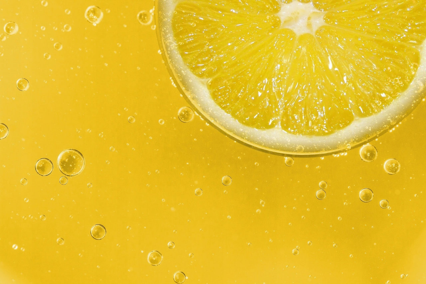
#> input picture img/re2.png, 426 x 284 px, found by its file name
$ python simple-watermark.py
#> lines starting #> are read from the running program, lines starting #| are printed output that depends on the picture; pictures that were not available may be replaced by others from this repository, and a replacement may not be noted
from PIL import Image

filename = 're2.png'
watermark = Image.open(filename, 'r')
#> watermark is the input picture: PIL image 426x284 RGBA; mean R, G, B, A 230.6, 191.1, 39.5, 255
filename1 = 'tinne-7.jpeg'
bg = Image.open(filename1, 'r')
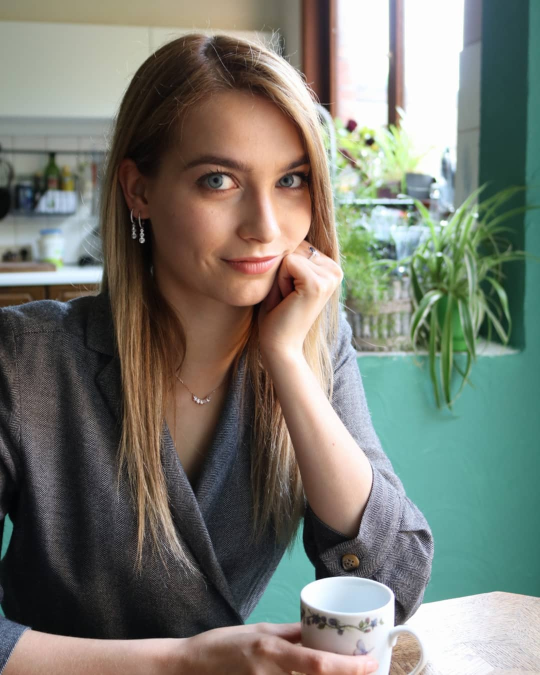
#> input picture img/tinne-7.png, 1080 x 1350 px, given in place of tinne-7.jpeg, which was not available (shown at 1/2 size)
#> bg is the input picture: PIL image 1080x1350 RGBA; mean R, G, B, A 120, 122.2, 112.6, 255
width, height = bg.size
#> width = 1080; height = 1350
k = 0.25
newsize = (int(k*width), int(k*height))
#> newsize = (270, 337)
watermark = watermark.resize(newsize)
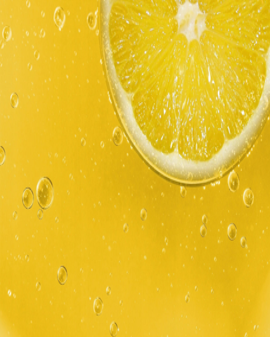
#> watermark: PIL image 270x337 RGBA; mean R, G, B, A 230.6, 191.1, 39.5, 255
text_img = Image.new('RGBA', (width, height), (0, 0, 0, 0))
#> text_img: PIL image 1080x1350 RGBA; every value is 0
text_img.paste(bg, (0,0))
text_img.paste(watermark, (0,0), mask=watermark)
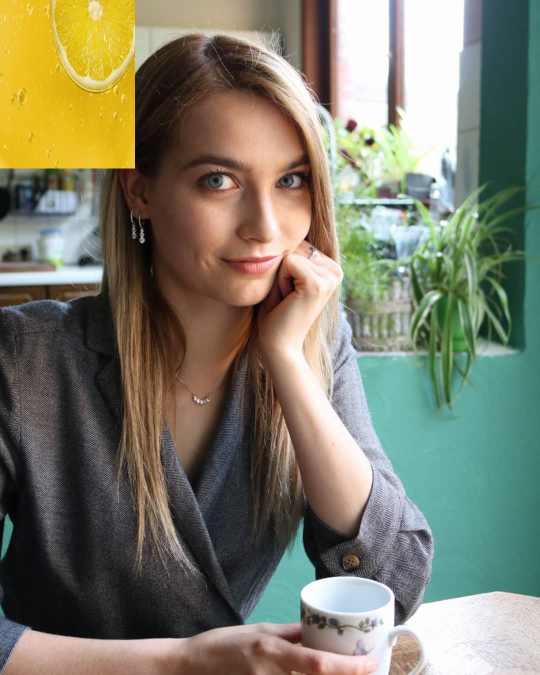
#> text_img: PIL image 1080x1350 RGBA (shown at 1/2 size); mean R, G, B, A 124.8, 124.4, 106.2, 255
text_img.save("simple-result.png", format="png")
